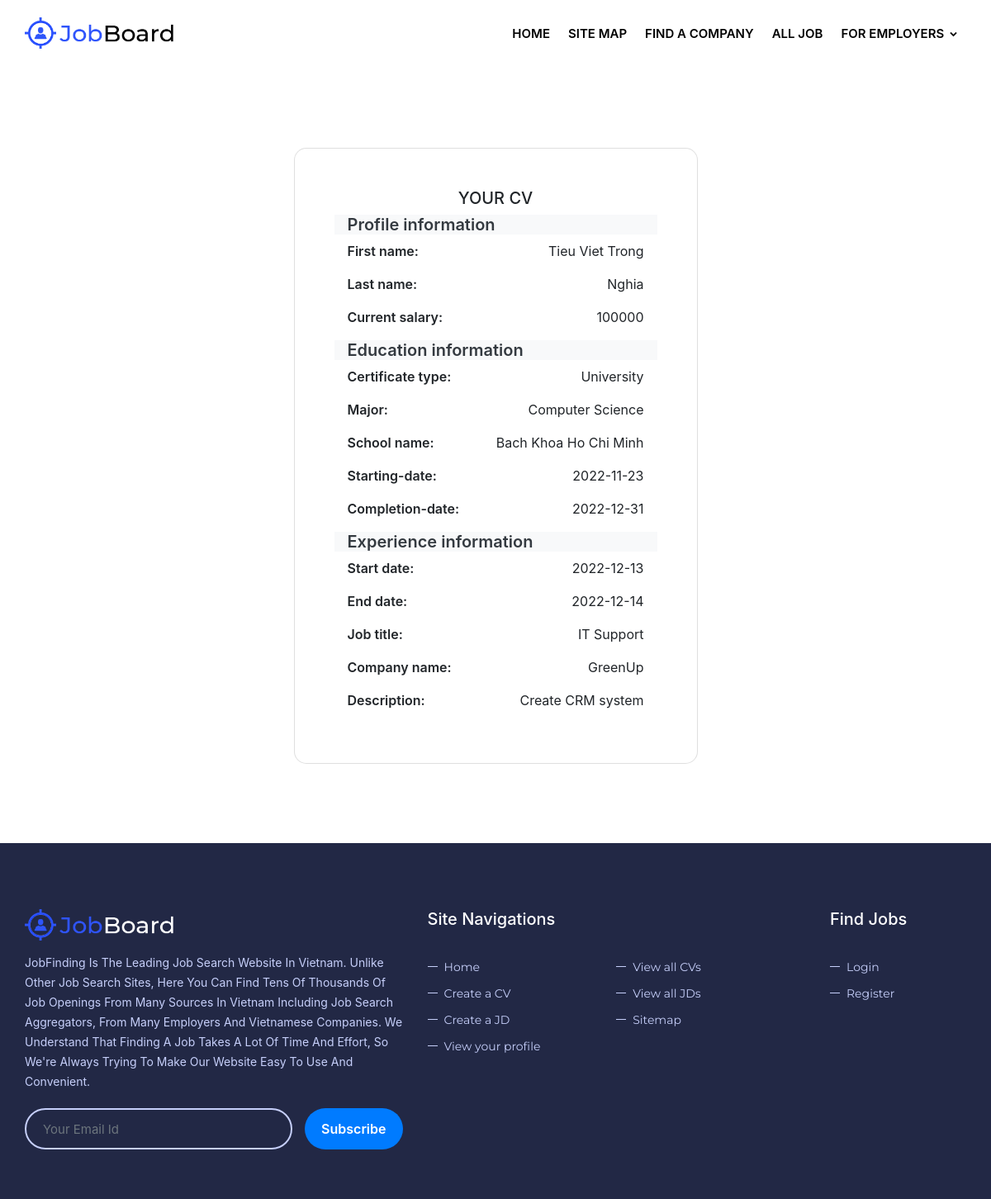
The app's page /public/profile/view/12 (signed in) with its own data.
### tables this page shows
CREATE TABLE `seeker_profile` (
  `user_account_id` int(11) NOT NULL,
  `first_name` varchar(50) NOT NULL,
  `last_name` varchar(50) NOT NULL,
  `current_salary` double DEFAULT NULL,
  `is_annually_monthly` tinyint(1) DEFAULT NULL,
  `currency` varchar(50) DEFAULT NULL
);

CREATE TABLE `education_detail` (
  `user_account_id` int(11) NOT NULL,
  `certificate_degree_name` varchar(50) NOT NULL,
  `major` varchar(50) NOT NULL,
  `Institute_university_name` varchar(50) NOT NULL,
  `starting_date` date NOT NULL,
  `completion_date` date DEFAULT NULL,
  `percentage` int(11) DEFAULT NULL,
  `cgpa` int(11) DEFAULT NULL
);

CREATE TABLE `experience_detail` (
  `user_account_id` int(11) NOT NULL,
  `is_current_job` tinyint(1) NOT NULL,
  `start_date` date NOT NULL,
  `end_date` date NOT NULL,
  `job_title` varchar(50) NOT NULL,
  `company_name` varchar(50) NOT NULL,
  `job_location_city` varchar(50) NOT NULL,
  `job_location_state` varchar(50) NOT NULL,
  `job_location_country` varchar(50) NOT NULL,
  `description` varchar(50) NOT NULL
);

### public/index.php (called while the page is built, shortened)
<?php
$router = new RouterController();
$router->process(array($_SERVER['REQUEST_URI']));
$router->renderView();

### core/models/Model.php (called while the page is built, shortened)
<?php
abstract class Model {
    function __construct()
    {
        $this->db_instance = $this->getDBInstance();
    }
    private function getDBInstance(): mysqli
    {
        return new mysqli(DB_SERVER, DB_USERNAME, DB_PASSWORD, DB_NAME);
    }
}

### core/models/SeekerProfileModel.php (called while the page is built, shortened)
<?php
class SeekerProfileModel extends Model
{
    private int $user_account_id;
    public function loadQuery($user_account_id)
    {
        $this->user_account_id = $user_account_id;
    }
    function executeQuery(string $type)
    {
        switch ($type)
        {
            case "GetById":
                $this->getProfileById();
                break;
        }
    }
    private function getProfileById()
    {
        $sql = "SELECT * FROM `seeker_profile` WHERE `user_account_id` = " .$this->user_account_id;
        $result = $this->db_instance->query($sql);
    }
}

### core/controllers/ProfileController.php (called while the page is built, shortened)
<?php
class ProfileController extends Controller
{
    function process($param)
    {
        $action = array_shift($param);
        switch ($action)
        {
            case "view":
                if($_SESSION["user_type"] == 'employee') {
                    $user_account_id = array_shift($param);
                } else {
                    $user_account_id = $_SESSION["id"];
                }
                $this->handleGetCV($user_account_id);
                break;
        }
    }
    private function handleGetCV($user_account_id)
    {
        $profile = new SeekerProfileModel();
        $education = new EducationDetailModel();
        $experience = new ExperienceDetailModel();
        $profile->loadQuery($user_account_id);
        $education->loadQuery($user_account_id);
        $experience->loadQuery($user_account_id);
        $profile->executeQuery("GetById");
        $education->executeQuery("GetById");
        $experience->executeQuery("GetById");
    }
}

### core/controllers/RouterController.php (called while the page is built, shortened)
<?php
class RouterController extends Controller
{
    public function process($param)
    {
        $parsed_url = $this->parseUrl($param[0]);
        array_shift($parsed_url);
        $controller_name = $this->dashesToCamel(array_shift($parsed_url) . 'Controller');
        if(file_exists('../core/controllers/'.$controller_name.'.php'))
        {
            $this->controller = new $controller_name;
            $this->controller->process($parsed_url);
        } else {
            $this->redirect('error');
        }
    }
    public function parseUrl($url): array
    {
        $parse_url = parse_url($url);
        $parse_url['path'] = ltrim($parse_url['path'], '/');
        $parse_url['path'] = trim($parse_url['path']);
        return explode('/', $parse_url['path']);
    }
    public function dashesToCamel(string $str): array|string
    {
        $str = str_replace('-', ' ', $str);
        $str = ucwords($str);
        return str_replace(' ', '', $str);
    }
}

### core/models/EducationDetailModel.php (called while the page is built, shortened)
<?php
class EducationDetailModel extends Model
{
    private int $user_account_id;
    public function loadQuery($user_account_id)
    {
        $this->user_account_id = $user_account_id;
    }
    function executeQuery(string $type)
    {
        switch ($type)
        {
            case "GetById":
                $this->getEducationById();
                break;
        }
    }
    private function getEducationById()
    {
        $sql = "SELECT * FROM `education_detail` WHERE `user_account_id` = " .$this->user_account_id;
        $result = $this->db_instance->query($sql);
    }
}

### core/models/ExperienceDetailModel.php (called while the page is built, shortened)
<?php
class ExperienceDetailModel extends Model
{
    private int $user_account_id;
    public function loadQuery($user_account_id)
    {
        $this->user_account_id = $user_account_id;
    }
    function executeQuery(string $type)
    {
        switch ($type)
        {
            case "GetById":
                $this->getExperienceById();
                break;
        }
    }
    private function getExperienceById()
    {
        $sql = "SELECT * FROM `experience_detail` WHERE `user_account_id` = " .$this->user_account_id;
        $result = $this->db_instance->query($sql);
    }
}

### core/views/myCV.php (the view, shortened to what this page needs)
<section class="vh-100 bg-white">
    <div class="mask d-flex align-items-center gradient-custom-3">
        <div class="container p-5">
            <div class="row d-flex justify-content-center align-items-center">
                <div class="col-12 col-md-9 col-lg-7 col-xl-6">
                    <div class="card" style="border-radius: 15px;">
                        <div class="card-body p-5">
                            <h5 class="text-uppercase text-center mb-2">Your CV</h5>
                            <div class="px-3 bg-light text-dark">
                                <h5 class="fw6">Profile information</h5>
                            </div>
                            <div class="px-3">
                                <div class="d-flex justify-content-between">
                                    <p class="fw6">First name: </p>
                                    <p><?php echo $_SESSION["res_profile"][0]->first_name ?></p>
                                </div>
                                <div class="d-flex justify-content-between">
                                    <p class="fw6">Last name: </p>
                                    <p><?php echo $_SESSION["res_profile"][0]->last_name ?></p>
                                </div>
                                <div class="d-flex justify-content-between">
                                    <p class="fw6">Current salary: </p>
                                    <p><?php echo $_SESSION["res_profile"][0]->current_salary ?></p>
                                </div>
                            </div>
                            <div class="px-3 bg-light text-dark">
                                <h5 class="fw6">Education information</h5>
                            </div>
                            <div class="px-3">
                                <div class="d-flex justify-content-between">
                                    <p class="fw6">Certificate type: </p>
                                    <p><?php echo $_SESSION["res_education"][0]->certificate_degree_name ?></p>
                                </div>
                                <div class="d-flex justify-content-between">
                                    <p class="fw6">Major: </p>
                                    <p><?php echo $_SESSION["res_education"][0]->major ?></p>
                                </div>
                                <div class="d-flex justify-content-between">
                                    <p class="fw6">School name: </p>
                                    <p><?php echo $_SESSION["res_education"][0]->Institute_university_name ?></p>
                                </div>
                                <div class="d-flex justify-content-between">
                                    <p class="fw6">Starting-date: </p>
                                    <p><?php echo $_SESSION["res_education"][0]->starting_date ?></p>
                                </div>
                                <div class="d-flex justify-content-between">
                                    <p class="fw6">Completion-date: </p>
                                    <p><?php echo $_SESSION["res_education"][0]->completion_date ?></p>
                                </div>
                            </div>
                            <div class="px-3 bg-light text-dark">
                                <h5 class="fw6">Experience information</h5>
                            </div>
                            <div class="px-3">
                                <div class="d-flex justify-content-between">
                                    <p class="fw6">Start date: </p>
                                    <p><?php echo $_SESSION["res_experience"][0]->start_date ?></p>
                                </div>
                                <div class="d-flex justify-content-between">
                                    <p class="fw6">End date: </p>
                                    <p><?php echo $_SESSION["res_experience"][0]->end_date ?></p>
                                </div>
                                <div class="d-flex justify-content-between">
                                    <p class="fw6">Job title: </p>
                                    <p><?php echo $_SESSION["res_experience"][0]->job_title ?></p>
                                </div>
                                <div class="d-flex justify-content-between">
                                    <p class="fw6">Company name: </p>
                                    <p><?php echo $_SESSION["res_experience"][0]->company_name ?></p>
                                </div>
                                <div class="d-flex justify-content-between">
                                    <p class="fw6">Description: </p>
                                    <p><?php echo $_SESSION["res_experience"][0]->description ?></p>
                                </div>
                            </div>
                        </div>
                    </div>
                </div>
            </div>
        </div>
    </div>
</section>

### records on screen
seeker_profile: first_name "Tieu Viet Trong", last_name "Nghia", current_salary "100000"
education_detail: certificate_degree_name "University", major "Computer Science", Institute_university_name "Bach Khoa Ho Chi Minh", starting_date "2022-11-23", completion_date "2022-12-31"
experience_detail: start_date "2022-12-13", end_date "2022-12-14", job_title "IT Support", company_name "GreenUp", description "Create CRM system"
